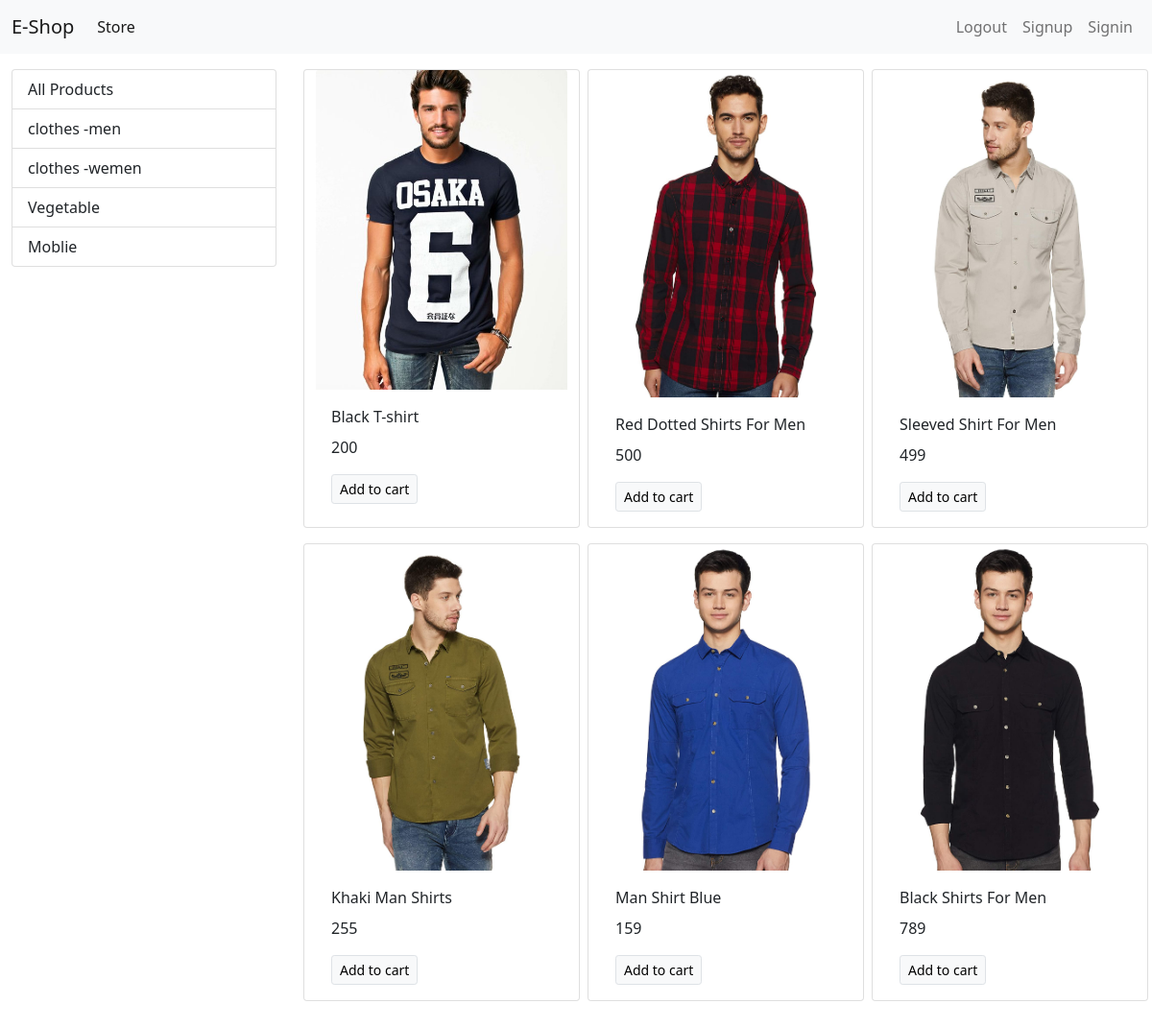
/?category=1, run on the app's committed database.
### store/models/category.py (models this page shows, shortened)
class Category(models.Model):
    name = models.CharField(max_length=100)
    @staticmethod
    def get_all_categories():
        return Category.objects.all()

### store/models/product.py (models this page shows, shortened)
class Product(models.Model):
    name = models.CharField(max_length=100)
    price = models.IntegerField(default=0)
    category = models.ForeignKey(Category, on_delete=models.CASCADE, default=1)
    description = models.CharField(max_length=100, default='', null=True, blank=True)
    image = models.ImageField(upload_to='uploads\products')
    @staticmethod
    def get_all_products_by_categoryid(category_id):
        if category_id:
            return Product.objects.filter(category = category_id)
        else:
            return Product.get_all_products();

### store/views.py (the view)
# urls.py: path('', index),
def index(request):
    products = None
    categories = Category.get_all_categories()
    categoryID = request.GET.get('category')
    if categoryID:
        products = Product.get_all_products_by_categoryid(categoryID)
    else:
        products = Product.get_all_products();
    data = {}
    data["products"] = products
    data["categories"] = categories
    return render(request, 'index.html', data )

### store/templates/index.html
{% extends 'base.html' %}
{% block content %}
<div class="container-fluid my-3">
  <div class="row">
    <div class="col-lg-3 mx-auto">
      <div class="list-group">
        <a href="/" class="list-group-item list-group-item-action">All Products</a>
        {% for category in categories %}
        <a href="/?category={{category.id}}" class="list-group-item list-group-item-action"> {{category.name}}</a>
       {% endfor %}
      </div>
    </div>
    <div id="products" class="col-lg-9 mx-auto">
      <div class="row ms-auto">
        {% for product in products %}
        <div class="card mx-auto mb-3" style="width: 18rem;">
          <img class="card-img-top" src="{{product.image.url}}" alt="Card image cap">
          <div class="card-body">
            <p class="card-title">{{product.name}}</p>
            <p class="card-text">{{product.price}}</p>
            <a href="#" class="btn btn-light border btn-sm">Add to cart</a>
          </div>
        </div>
        {% endfor %}
      </div>
    </div>
  </div>
</div>
{% endblock %}

### data on the page
Category: name "clothes -men"
Category: name "clothes -wemen"
Category: name "Vegetable"
Category: name "Moblie"
Product: image (picture), name "Black T-shirt", price "200"
Product: image (picture), name "Red Dotted Shirts For Men", price "500"
Product: image (picture), name "Sleeved Shirt For Men", price "499"
Product: image (picture), name "Khaki Man Shirts", price "255"
Product: image (picture), name "Man Shirt Blue", price "159"
Product: image (picture), name "Black Shirts For Men", price "789"
